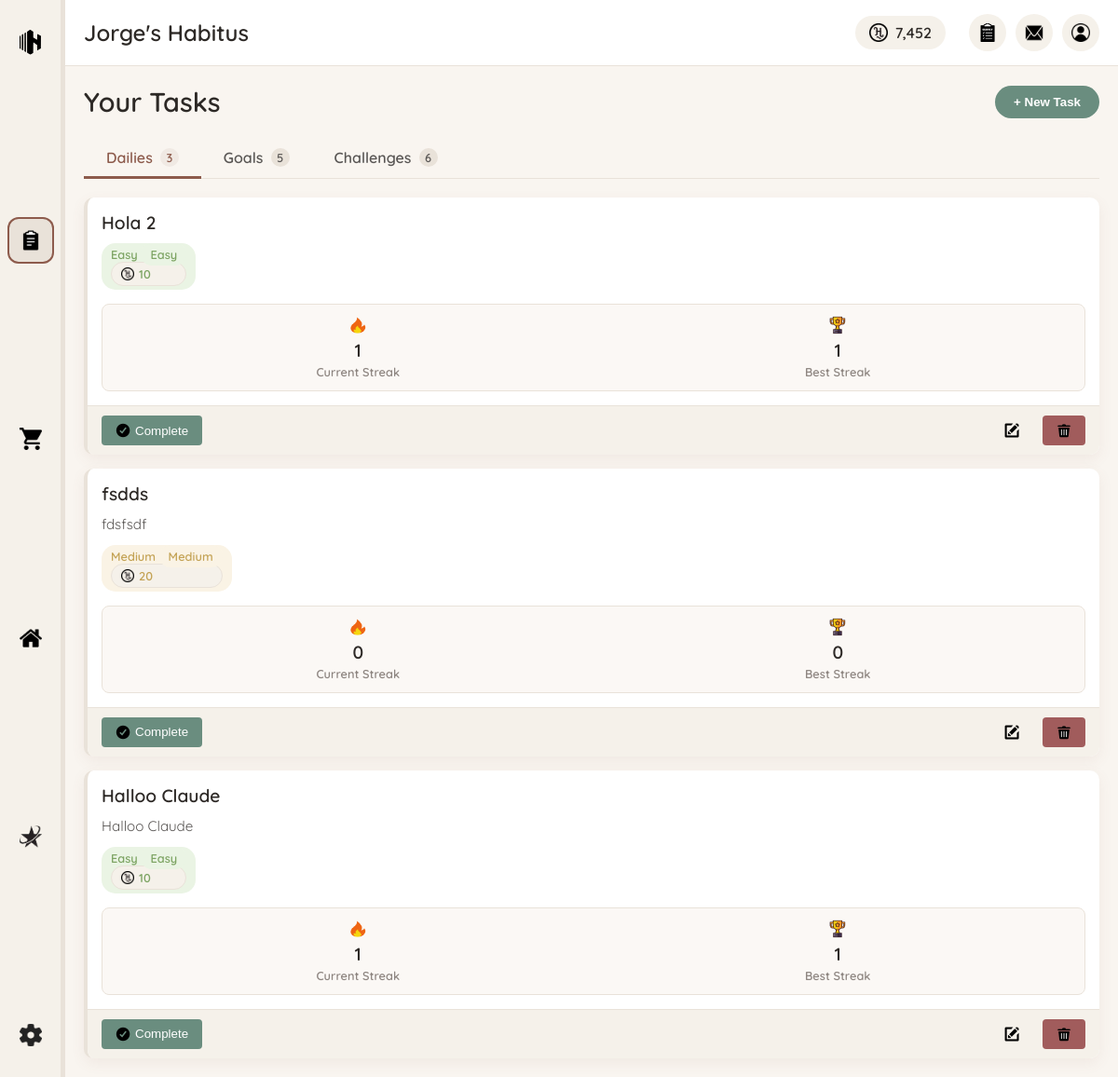
/pages/tasks.php (signed in), run on the app's committed database.
### tables this page shows
CREATE TABLE `users` (
  `id` int NOT NULL AUTO_INCREMENT,
  `username` varchar(50) NOT NULL,
  `email` varchar(100) NOT NULL,
  `password` varchar(255) NOT NULL,
  `hcoin` int DEFAULT '0',
  `subscription_type` enum('free','adfree','premium') DEFAULT 'free',
  `subscription_expires` datetime DEFAULT NULL,
  `theme` varchar(20) DEFAULT 'light',
  `language` varchar(10) DEFAULT 'en',
  `created_at` timestamp NULL DEFAULT CURRENT_TIMESTAMP,
  `last_login` timestamp NULL DEFAULT NULL,
  PRIMARY KEY (`id`),
  UNIQUE KEY `username` (`username`),
  UNIQUE KEY `email` (`email`)
);

CREATE TABLE `dailies` (
  `id` int NOT NULL AUTO_INCREMENT,
  `task_id` int NOT NULL,
  `current_streak` int DEFAULT '0',
  `highest_streak` int DEFAULT '0',
  `reset_time` time DEFAULT '00:00:00',
  `last_completed` date DEFAULT NULL,
  PRIMARY KEY (`id`),
  KEY `task_id` (`task_id`),
  CONSTRAINT `dailies_ibfk_1` FOREIGN KEY (`task_id`) REFERENCES `tasks` (`id`) ON DELETE CASCADE
);

CREATE TABLE `tasks` (
  `id` int NOT NULL AUTO_INCREMENT,
  `user_id` int NOT NULL,
  `type_id` int NOT NULL,
  `title` varchar(100) NOT NULL,
  `description` text,
  `difficulty` enum('easy','medium','hard','expert') DEFAULT 'medium',
  `duration` int DEFAULT NULL,
  `hcoin_reward` int NOT NULL,
  `is_custom` tinyint(1) DEFAULT '0',
  `created_at` timestamp NULL DEFAULT CURRENT_TIMESTAMP,
  `duration_backup` int DEFAULT NULL,
  PRIMARY KEY (`id`),
  KEY `user_id` (`user_id`),
  KEY `type_id` (`type_id`),
  CONSTRAINT `tasks_ibfk_1` FOREIGN KEY (`user_id`) REFERENCES `users` (`id`) ON DELETE CASCADE,
  CONSTRAINT `tasks_ibfk_2` FOREIGN KEY (`type_id`) REFERENCES `task_types` (`id`)
);

### php/include/functions.php (called while the page is built, shortened)
<?php
function getUserData($userId) {
    global $conn;
    $sql = "SELECT * FROM users WHERE id = ?";
    $stmt = $conn->prepare($sql);
    $stmt->execute([$userId]);
    if ($stmt->rowCount() > 0) {
        return $stmt->fetch();
    }
    return [];
}
function getUserDailies($userId) {
    global $conn;
    $sql = "SELECT t.id, t.title, t.description, t.hcoin_reward, t.difficulty, d.current_streak,
            d.highest_streak, d.reset_time, d.last_completed,
            IF(d.last_completed = CURDATE(), 1, 0) as completed
            FROM tasks t
            JOIN dailies d ON t.id = d.task_id
            WHERE t.user_id = ? AND t.type_id = (SELECT id FROM task_types WHERE name = 'Daily')
            ORDER BY d.reset_time, t.title";
    $stmt = $conn->prepare($sql);
    $stmt->execute([$userId]);
    $dailies = [];
    while ($row = $stmt->fetch()) {
        $dailies[] = $row;
    }
    return $dailies;
}
function getUserGoals($userId) {
    global $conn;
    $sql = "SELECT t.id, t.title, t.description, t.hcoin_reward, t.difficulty,
            g.deadline, g.use_subtasks,
            CASE
                WHEN g.use_subtasks = 1 AND EXISTS (
                    SELECT 1 FROM subtasks WHERE parent_task_id = t.id
                ) THEN (
                    -- For tasks with subtasks, check if ALL subtasks are completed
                    SELECT COUNT(*) = COUNT(CASE WHEN is_completed = 1 THEN 1 END)
                    FROM subtasks WHERE parent_task_id = t.id
                )
                WHEN g.progress = g.total_steps THEN 1
                ELSE 0
            END as completed
            FROM tasks t
            JOIN goals g ON t.id = g.task_id
            WHERE t.user_id = ? AND t.type_id = (SELECT id FROM task_types WHERE name = 'Goal')
            ORDER BY g.deadline, t.title";
    $stmt = $conn->prepare($sql);
    $stmt->execute([$userId]);
    $goals = [];
    while ($row = $stmt->fetch()) {
        $goals[] = $row;
    }
    return $goals;
}
function getUserChallenges($userId) {
    global $conn;
    $sql = "SELECT t.id, t.title, t.description, t.hcoin_reward, t.difficulty,
            c.start_date, c.end_date, c.is_completed as completed, c.use_subtasks
            FROM tasks t
            JOIN challenges c ON t.id = c.task_id
            WHERE t.user_id = ? AND t.type_id = (SELECT id FROM task_types WHERE name = 'Challenge')
            AND c.end_date >= CURDATE()
            ORDER BY c.end_date, t.title";
    $stmt = $conn->prepare($sql);
    $stmt->execute([$userId]);
    $challenges = [];
    while ($row = $stmt->fetch()) {
        $challenges[] = $row;
    }
    return $challenges;
}

### pages/tasks.php (the view, shortened to what this page needs)
<?php
require_once '../php/include/db_connect.php';
require_once '../php/include/functions.php';
$userData = getUserData($_SESSION['user_id']);
$userHCoins = $userData['hcoin'];
$userHabitusName = $userData['username'] . "'s Habitus";
$activeTab = isset($_GET['tab']) ? $_GET['tab'] : 'dailies';
$dailies = getUserDailies($_SESSION['user_id']);
$goals = getUserGoals($_SESSION['user_id']);
$challenges = getUserChallenges($_SESSION['user_id']);
?>
<!DOCTYPE html>
<html lang="en">
<head>
    <link rel="stylesheet" href="../css/main.css">
    <link rel="stylesheet" href="../css/components/sidebar.css">
    <link rel="stylesheet" href="../css/components/header.css">
    <link rel="stylesheet" href="../css/components/scrollbar.css">
    <link rel="stylesheet" href="../css/pages/tasks.css">
</head>
<body>
    <div class="main-container">
        <?php include '../php/include/sidebar.php'; ?>
        <div class="content-container">
            <?php include '../php/include/header.php'; ?>
            <div class="tasks-content">
                <div class="tasks-header">
                    <h1>Your Tasks</h1>
                    <button class="create-task-btn" id="create-task-button">+ New Task</button>
                </div>
                <div class="tasks-tabs">
                    <div class="tab <?php echo $activeTab === 'dailies' ? 'active' : ''; ?>"
                         onclick="changeTab('dailies')">
                        <span>Dailies</span>
                        <span class="task-count"><?php echo count($dailies); ?></span>
                    </div>
                    <div class="tab <?php echo $activeTab === 'goals' ? 'active' : ''; ?>"
                         onclick="changeTab('goals')">
                        <span>Goals</span>
                        <span class="task-count"><?php echo count($goals); ?></span>
                    </div>
                    <div class="tab <?php echo $activeTab === 'challenges' ? 'active' : ''; ?>"
                         onclick="changeTab('challenges')">
                        <span>Challenges</span>
                        <span class="task-count"><?php echo count($challenges); ?></span>
                    </div>
                </div>
                <div class="tab-content <?php echo $activeTab === 'dailies' ? 'active' : ''; ?>" id="dailies-tab">
                    <?php if (empty($dailies)): ?>
                        <div class="empty-tasks">
                            <p>You don't have any daily tasks yet.</p>
                            <button class="add-task-btn" onclick="openTaskModal('daily')">Add Your First Daily</button>
                        </div>
                    <?php else: ?>
                        <div class="tasks-list dailies-list">
                            <?php foreach ($dailies as $daily): ?>
                                <div class="task-item <?php echo $daily['completed'] ? 'completed' : ''; ?>">
                                    <div class="task-content">
                                        <div class="task-info">
                                            <h3><?php echo htmlspecialchars($daily['title']); ?></h3>
                                            <?php if (!empty($daily['description'])): ?>
                                                <p class="task-description"><?php echo htmlspecialchars($daily['description']); ?></p>
                                             <?php endif; ?>
                                             <div class="task-meta">
                                                <span class="difficulty <?php echo $daily['difficulty']; ?>">
                                                    <?php echo ucfirst($daily['difficulty']); ?>
                                                <span class="difficulty <?php echo isset($daily['difficulty']) ? $daily['difficulty'] : 'medium'; ?>">
                                                    <?php echo ucfirst(isset($daily['difficulty']) ? $daily['difficulty'] : 'medium'); ?>
                                                 </span>
                                                 <span class="reward">
                                                     <img src="../images/icons/hcoin-icon-light.webp" alt="HCoin">
                                                    <?php echo $daily['hcoin_reward']; ?>
                                                </span>
                                            </div>
                                        </div>
                                        <div class="task-stats">
                                            <div class="streak">
                                                <img src="../images/icons/streak.webp" alt="Streak">
                                                <span><?php echo $daily['current_streak']; ?></span>
                                                <span class="label">Current Streak</span>
                                            </div>
                                            <div class="best-streak">
                                                <img src="../images/icons/best-streak.webp" alt="Best">
                                                <span><?php echo $daily['highest_streak']; ?></span>
                                                <span class="label">Best Streak</span>
                                            </div>
                                        </div>
                                    </div>
                                    <div class="task-actions">
                                        <?php if ($daily['completed']): ?>
                                            <button class="complete-btn done" disabled>
                                                <img src="../images/icons/check.webp" alt="Done">
                                                Completed
                                            </button>
                                        <?php else: ?>
                                            <button class="complete-btn" onclick="completeTask(<?php echo $daily['id']; ?>, 'daily')">
                                                <img src="../images/icons/check.webp" alt="Complete">
                                                Complete
                                            </button>
                                        <?php endif; ?>
                                        <button class="edit-btn" onclick="openTaskModal('daily', <?php echo $daily['id']; ?>)">
                                            <img src="../images/icons/edit-icon-light.webp" alt="Edit">
                                        </button>
                                        <button class="delete-btn" onclick="showDeleteConfirmation(<?php echo $daily['id']; ?>, 'daily')">
                                            <img src="../images/icons/trash.webp" alt="Delete">
                                        </button>
                                    </div>
                                </div>
                            <?php endforeach; ?>
                        </div>
                    <?php endif; ?>
                </div>
            </div>
        </div>
    </div>
</body>
</html>

### php/include/header.php (shortened to what this page needs)
<header class="main-header">
    <div class="user-info">
        <h1 class="habitus-name"><?php echo htmlspecialchars($userHabitusName); ?></h1>
    </div>
    <div class="user-actions">
        <div class="hcoin-balance">
            <img src="../images/icons/hcoin-icon-light.webp" alt="HCoin">
            <span><?php echo number_format($userHCoins); ?></span>
        </div>
        <a href="survey.php" class="survey-button" title="Improve with feedback">
            <img src="../images/icons/survey-icon-light.webp" alt="Survey">
        </a>
        <div class="messages-button" id="messages-toggle" title="Notifications">
            <img src="../images/icons/messages-icon-light.webp" alt="Messages">
        </div>
        <a href="profile.php" class="profile-button" title="Profile settings">
            <img src="../images/icons/profile-icon-light.webp" alt="Profile">
        </a>
    </div>
</header>

### data on the page
users: username "Jorge's Habitus", hcoin "7,452"
dailies: task.title "Hola 2", task.difficulty "Easy", task.hcoin_reward "10", current_streak "1", highest_streak "1"
dailies: task.title "fsdds", task.description "fdsfsdf", task.difficulty "Medium", task.hcoin_reward "20", current_streak "0", highest_streak "0"
dailies: task.title "Halloo Claude", task.description "Halloo Claude", task.difficulty "Easy", task.hcoin_reward "10", current_streak "1", highest_streak "1"

### other printed values
count($dailies) "3"
count($goals) "5"
count($challenges) "6"
